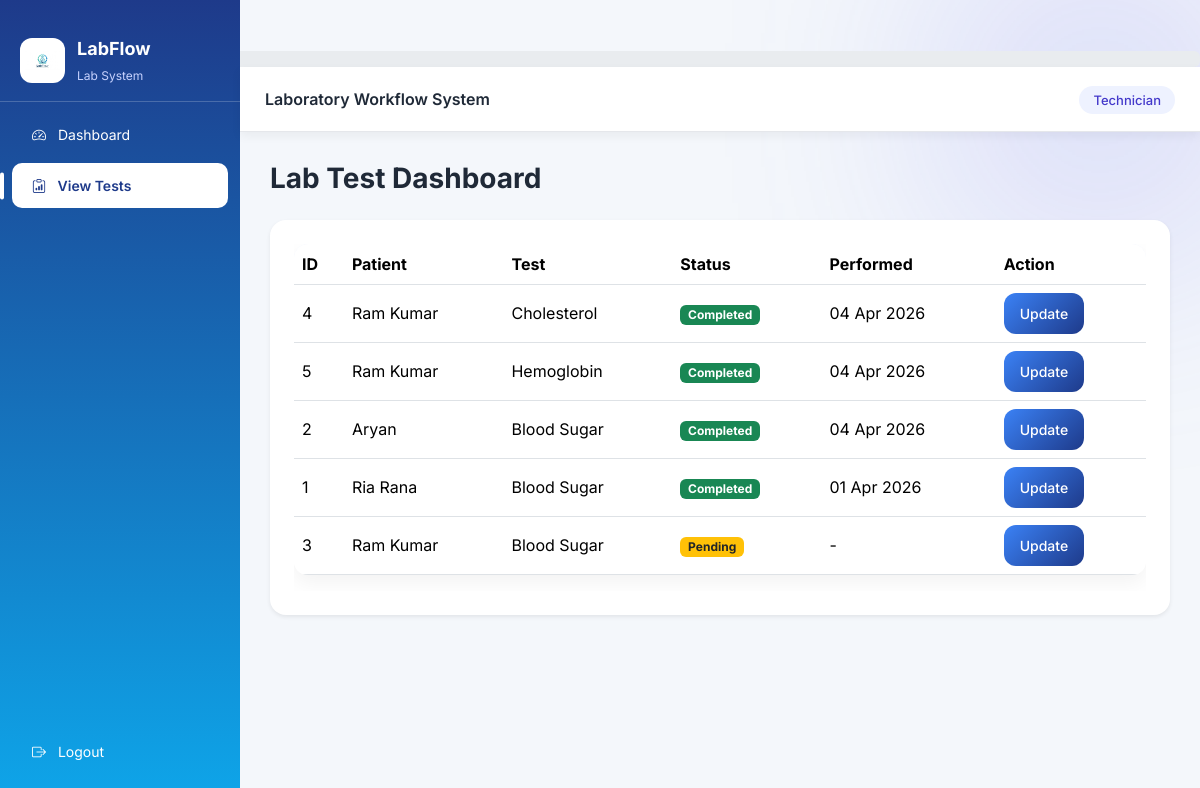
/technician/view_tests.php (signed in), run on the app's committed database.
### tables this page shows
CREATE TABLE `sample_test` (
  `sample_test_id` int(11) NOT NULL,
  `sample_id` int(11) DEFAULT NULL,
  `test_id` int(11) DEFAULT NULL,
  `result_value` varchar(50) DEFAULT NULL,
  `performed_at` datetime DEFAULT NULL
);

CREATE TABLE `patient` (
  `patient_id` int(11) NOT NULL,
  `patient_name` varchar(100) NOT NULL,
  `date_of_birth` date DEFAULT NULL,
  `gender` enum('Male','Female','Other') DEFAULT NULL,
  `contact_number` varchar(15) DEFAULT NULL,
  `email` varchar(100) DEFAULT NULL,
  `address` text DEFAULT NULL,
  `registration_date` date NOT NULL
);

CREATE TABLE `test` (
  `test_id` int(11) NOT NULL,
  `test_name` varchar(100) NOT NULL,
  `test_description` text DEFAULT NULL,
  `normal_range` varchar(50) DEFAULT NULL,
  `test_cost` decimal(10,2) DEFAULT NULL
);

### technician/view_tests.php (the view, shortened to what this page needs)
<?php
include "../db.php";
include "../header.php";
$query = "
    SELECT st.sample_test_id, p.patient_name, t.test_name,
           st.result_value, st.performed_at
    FROM sample_test st
    JOIN sample s ON st.sample_id = s.sample_id
    JOIN patient p ON s.patient_id = p.patient_id
    JOIN test t ON st.test_id = t.test_id
    ORDER BY st.performed_at DESC
";
$result = $conn->query($query);
?>
<h3 class="fw-bold mb-4">Lab Test Dashboard</h3>
<div class="card p-4 shadow-sm">
<div class="table-responsive">
<table class="table align-middle">
<thead>
<tr>
    <th>ID</th>
    <th>Patient</th>
    <th>Test</th>
    <th>Status</th>
    <th>Performed</th>
    <th>Action</th>
</tr>
</thead>
<tbody>
<?php while($row = $result->fetch_assoc()): ?>
<tr>
<td><?= $row['sample_test_id'] ?></td>
<td><?= $row['patient_name'] ?></td>
<td><?= $row['test_name'] ?></td>
<td>
<?php if ($row['result_value']): ?>
    <span class="badge bg-success">Completed</span>
<?php else: ?>
    <span class="badge bg-warning text-dark">Pending</span>
<?php endif; ?>
</td>
<td>
<?= $row['performed_at'] ? date("d M Y", strtotime($row['performed_at'])) : "-" ?>
</td>
<td>
<a href="/lab-workflow/technician/update_test.php?id=<?= $row['sample_test_id'] ?>"
   class="btn btn-sm btn-primary">
   Update
</a>
</td>
</tr>
<?php endwhile; ?>
</tbody>
</table>
</div>
</div>
<?php include "../footer.php"; ?>

### assets/css/style.css (style rules this page uses)
body { font-family: "Inter", "Segoe UI", sans-serif; background:#f4f7fb; color:#1f2937; }
* { transition: background 0.2s ease, transform 0.2s ease, box-shadow 0.2s ease; }
html { scroll-behavior:smooth; }
.card { border:none; border-radius:16px; box-shadow:0 10px 25px rgba(0,0,0,0.06); overflow:hidden; }
.btn { border-radius:12px; padding:10px 16px; font-weight:500; }
.btn-primary { background:linear-gradient(135deg,#3b82f6,#1e3a8a); border:none; }
.table { background:white; border-radius:14px; overflow:hidden; box-shadow:0 8px 20px rgba(0,0,0,0.05); }
.table thead { background:#eef2ff; }
.table tbody tr { cursor:pointer; }
body::before { content:""; position:fixed; width:300px; height:300px; background:#6366f1; filter:blur(120px); top:-50px; right:-50px; opacity:0.2; z-index:-1; }

### data on the page
sample_test: sample_test_id "4", patient.patient_name "Ram Kumar", test.test_name "Cholesterol", result_value "Completed", performed_at "04 Apr 2026"
sample_test: sample_test_id "5", patient.patient_name "Ram Kumar", test.test_name "Hemoglobin", result_value "Completed", performed_at "04 Apr 2026"
sample_test: sample_test_id "2", patient.patient_name "Aryan", test.test_name "Blood Sugar", result_value "Completed", performed_at "04 Apr 2026"
sample_test: sample_test_id "1", patient.patient_name "Ria Rana", test.test_name "Blood Sugar", result_value "Completed", performed_at "01 Apr 2026"
sample_test: sample_test_id "3", patient.patient_name "Ram Kumar", test.test_name "Blood Sugar", shows "Pending"

### other printed values
$_SESSION["role"] "Technician"
